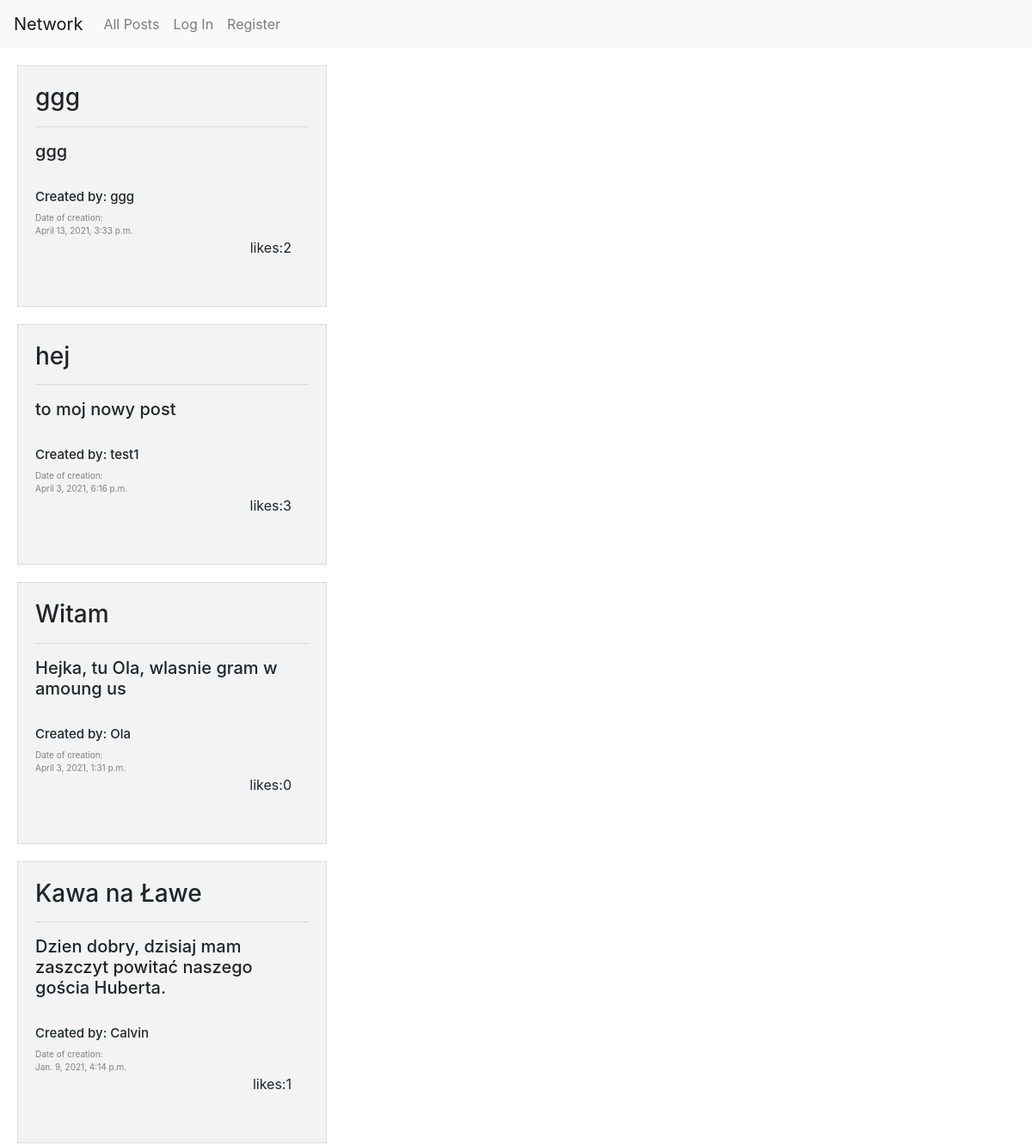
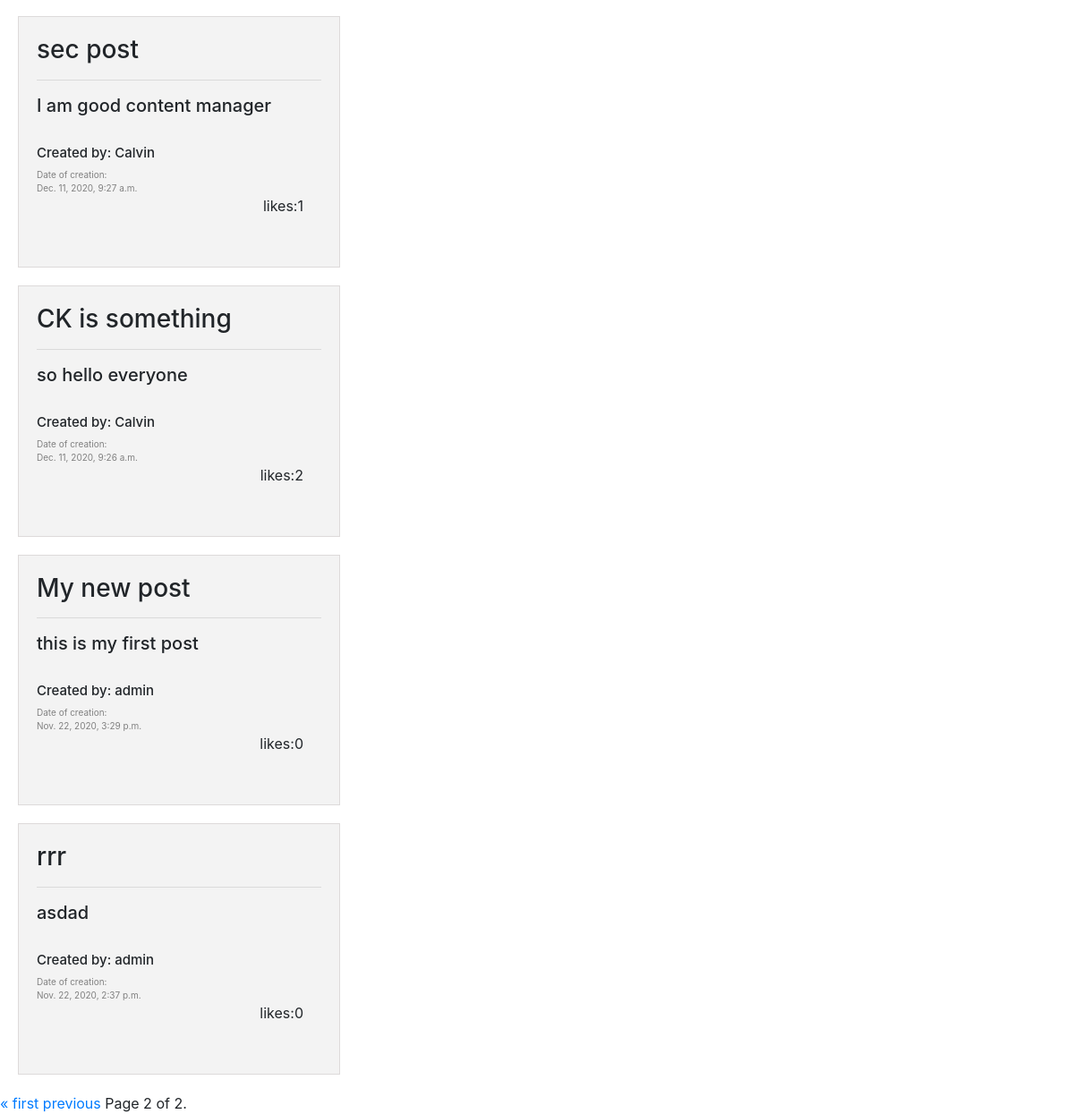
Screenshot of /?page=2 with the database file from the repository (2 pictures, top to bottom).
### network/models.py (models this page shows, shortened)
class Post(models.Model):
    title = models.CharField(max_length=64)
    text = models.TextField()
    likes = models.ManyToManyField(
        "User", default=None, blank=True, related_name="likes"
    )
    creation_date = models.DateTimeField()
    author = models.ForeignKey(
        User, on_delete=models.CASCADE, blank=True, related_name="author"
    )

class User(AbstractUser):
    def __str__(self):
        return self.username

### network/views.py (the view)
# urls.py: path("", views.index, name="index"),
def index(request):
    posts_list = Post.objects.all().order_by("-creation_date")
    paginator = Paginator(posts_list, 10)
    page_number = request.GET.get("page")
    page_obj = paginator.get_page(page_number)
    return render(request, "network/index.html", {"page_obj": page_obj})

### network/templates/network/index.html (shortened to what this page needs)
{% extends "network/layout.html" %}
{% load static %}
{% block new_post %}
{% for post in page_obj %}
<div class="post" id="{{post.id}}">
    <div class="content">
        <h3>{{post.title}}</h3>
        <hr>
        <div id="text-before{{post.id}}">
            <h5>{{post.text}}</h5>
        </div>
        <br>
        <div class="get-user">
            <h5 style="font-size: 15px;" onclick = "get_profile('{{post.author.id}}')">Created by: {{post.author}}</h5>
        </div>
        <div class="date">
            Date of creation: <br>
            {{post.creation_date}}
        </div>
        <div class="right-bottom" style="height: 60px;">
            <div class="likes" >
                likes:   <div class="like-count{{post.id}}" style="float: right;"> {{post.like_set.count}}</div>
            </div>
        </div>
    </div>
</div>
{% endfor %}
<div class="pagination">
    <span class="step-links">
        {% if page_obj.has_previous %}
            <a href="?page=1">&laquo; first</a>
            <a href="?page={{ page_obj.previous_page_number }}">previous</a>
        {% endif %}
        <span class="current">
            Page {{ page_obj.number }} of {{ page_obj.paginator.num_pages }}.
        </span>
    </span>
</div>
{% endblock %}

### network/static/network/styles.css (style rules this page uses)
.post { height: 20%; width: 30%; background-color: #f3f3f3; border: 1px solid rgb(221, 218, 218); padding: 20px; margin: 20px; }
.date { font-size: 10px; color: gray; }
.likes { float: right; padding: 0px 20px; }

### rows the page displays
Post: title "ggg", text "ggg", author "ggg", creation_date "April 13, 2021, 3:33 p.m.", like_set.count "2"
Post: title "hej", text "to moj nowy post", author "test1", creation_date "April 3, 2021, 6:16 p.m.", like_set.count "3"
Post: title "Witam", text "Hejka, tu Ola, wlasnie gram w amoung us", author "Ola", creation_date "April 3, 2021, 1:31 p.m.", like_set.count "0"
Post: title "Kawa na Ławe", text "Dzien dobry, dzisiaj mam zaszczyt powitać naszego gościa Huberta.", author "Calvin", creation_date "Jan. 9, 2021, 4:14 p.m.", like_set.count "1"
Post: title "sec post", text "I am good content manager", author "Calvin", creation_date "Dec. 11, 2020, 9:27 a.m.", like_set.count "1"
Post: title "CK is something", text "so hello everyone", author "Calvin", creation_date "Dec. 11, 2020, 9:26 a.m.", like_set.count "2"
Post: title "My new post", text "this is my first post", author "admin", creation_date "Nov. 22, 2020, 3:29 p.m.", like_set.count "0"
Post: title "rrr", text "asdad", author "admin", creation_date "Nov. 22, 2020, 2:37 p.m.", like_set.count "0"

### other values shown
{{ page_obj.number }} "2"
{{ page_obj.paginator.num_pages }} "2"
